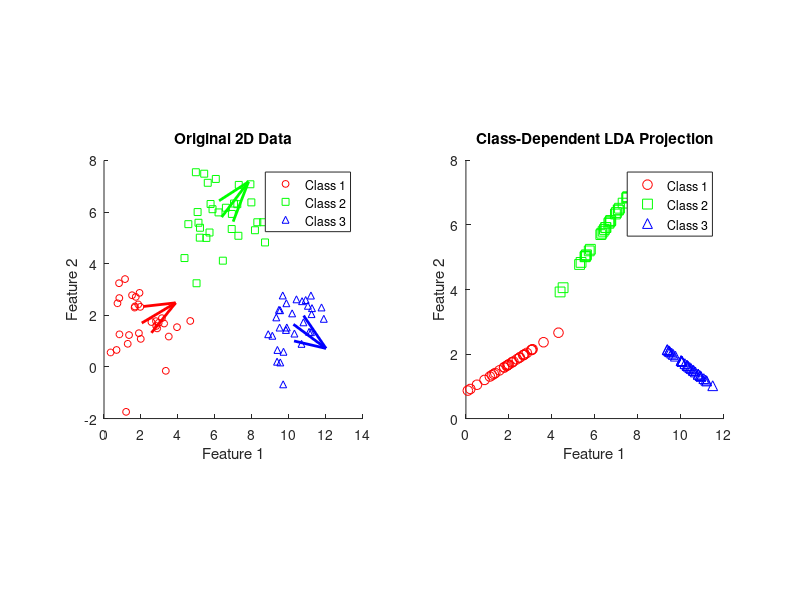

The MATLAB source for this figure:
clc; clear; close all;
num_classes = 3; 
num_samples = 30;
num_features = 2;
rng(42); 

mu = [2 2; 6 6; 10 2]; 
sigma = eye(num_features); 

X = [];
y = [];
for c = 1:num_classes
    X_class = mvnrnd(mu(c, :), sigma, num_samples);
    X = [X; X_class];
    y = [y; c * ones(num_samples, 1)];
end

class_means = zeros(num_classes, num_features);
for c = 1:num_classes
    class_means(c, :) = mean(X(y == c, :), 1);
end
overall_mean = mean(X, 1);

Sb = zeros(num_features, num_features);
Sw_class = cell(num_classes, 1);
W_class = cell(num_classes, 1);
X_lda_class = cell(num_classes, 1);

for c = 1:num_classes
    X_c = X(y == c, :);
    Nc = sum(y == c);
    
    mean_diff = (class_means(c, :) - overall_mean)';
    Sb = Sb + Nc * (mean_diff * mean_diff'); 

    Sw_class{c} = (X_c - class_means(c, :))' * (X_c - class_means(c, :));
    [V, D] = eig(inv(Sw_class{c}) * Sb);
    [~, sorted_indices] = sort(diag(D), 'descend'); 
    W_class{c} = V(:, sorted_indices(1));  
    X_lda_class{c} = (X_c - class_means(c, :)) * W_class{c};  
end

figure;
subplot(1,2,1);
gscatter(X(:,1), X(:,2), y, ['r', 'g', 'b'], ['o', 's', '^'], 5);
title('Original 2D Data');
xlabel('Feature 1'); ylabel('Feature 2');
legend('Class 1', 'Class 2', 'Class 3');
axis square; 
hold on;

colors = ['r', 'g', 'b'];
for c = 1:num_classes
    mean_point = class_means(c, :);  
    quiver(mean_point(1), mean_point(2), W_class{c}(1), W_class{c}(2), 2, colors(c), 'LineWidth', 2, 'MaxHeadSize', 0.5);
end
hold off;

subplot(1,2,2);
hold on;
markers = {'o', 's', '^'};

for c = 1:num_classes
    projected_data = class_means(c, :) + X_lda_class{c} * W_class{c}';
    scatter(projected_data(:,1), projected_data(:,2), 50, colors(c), markers{c});
end

title('Class-Dependent LDA Projection');
xlabel('Feature 1');
ylabel('Feature 2');
legend('Class 1', 'Class 2', 'Class 3');
axis square;
hold off;
